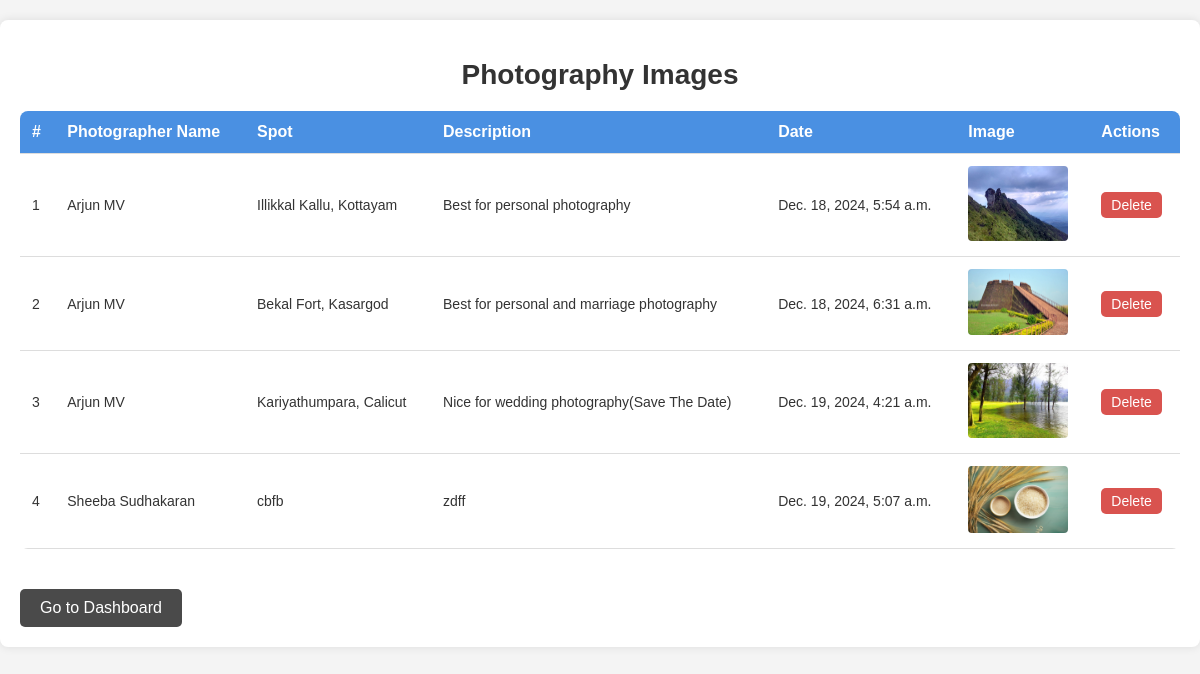
Screenshot of /admin-images/ with the database file from the repository.
### pixconnectapp/models.py (models this page shows, shortened)
class PhotographyImages(models.Model):
    photographer = models.ForeignKey(PhotomanDetails, on_delete=models.CASCADE, related_name='working_images')
    image = models.ImageField(upload_to='working_images/')
    spot = models.CharField(max_length=100)
    description = models.TextField(blank=True, null=True)
    uploaded_at = models.DateTimeField(auto_now_add=True)

class PhotomanDetails(models.Model):
    user = models.OneToOneField(settings.AUTH_USER_MODEL, on_delete=models.CASCADE)
    first_name = models.CharField(max_length=50)
    last_name = models.CharField(max_length=50)
    email = models.EmailField()
    phone_number = models.CharField(max_length=15)
    aadhar_image = models.ImageField(upload_to='aadhar_images/')
    place = models.CharField(max_length=100)
    status = models.CharField(max_length=20, default='pending')

### pixconnectapp/views.py (the view)
# urls.py: path('admin-images/', views.admin_images_list, name='admin_images_list'),
def admin_images_list(request):
    images = PhotographyImages.objects.all().select_related('photographer')
    return render(request, 'admin_images_list.html', {'images': images})

### templates/admin_images_list.html (shortened to what this page needs)
<!DOCTYPE html>
<html lang="en">
<head>
    <link rel="stylesheet" href="https://cdnjs.cloudflare.com/ajax/libs/font-awesome/5.15.4/css/all.min.css">
</head>
<body>
    <main>
        <div class="container">
            <h1>Photography Images</h1>
            <table>
                <thead>
                    <tr>
                        <th>#</th>
                        <th>Photographer Name</th>
                        <th>Spot</th>
                        <th>Description</th>
                        <th>Date</th>
                        <th>Image</th>
                        <th>Actions</th>
                    </tr>
                </thead>
                <tbody>
                    {% for image in images %}
                    <tr>
                        <td>{{ forloop.counter }}</td>
                        <td>{{ image.photographer.first_name }} {{ image.photographer.last_name }}</td>
                        <td>{{ image.spot }}</td>
                        <td>{{ image.description }}</td>
                        <td>{{ image.uploaded_at }}</td>
                        <td><img src="{{ image.image.url }}" alt="Image"></td>
                        <td>
                            <form method="POST" action="{% url 'admin_delete_image' image.id %}">
                                <button type="submit" class="delete-btn">Delete</button>
                            </form>
                        </td>
                    </tr>
                    {% empty %}
                    <tr class="empty-row">
                        <td colspan="6">No images found.</td>
                    </tr>
                    {% endfor %}
                </tbody>
            </table>
            <a href="{% url 'admin_dashboard' %}" class="dashboard-btn">Go to Dashboard</a>
        </div>
    </main>
</body>
</html>

### templates/admin_images_list.html (style rules this page uses)
body { font-family: 'Arial', sans-serif; margin: 0; padding: 0; background-color: #f4f4f4; }
.container { max-width: 1200px; margin: 20px auto; padding: 20px; background-color: #fff; box-shadow: 0 0 10px rgba(0, 0, 0, 0.1); border-radius: 8px; }
h1 { text-align: center; margin-bottom: 20px; font-size: 28px; color: #333; }
table { width: 100%; border-collapse: collapse; margin: 20px 0; background-color: #fff; border-radius: 8px; overflow: hidden; }
table th, table td { padding: 12px; text-align: left; border-bottom: 1px solid #ddd; }
table th { background-color: #4A90E2; color: white; font-size: 16px; }
table td { font-size: 14px; color: #333; }
table img { width: 100px; border-radius: 4px; }
.dashboard-btn { background-color: #4A4A4A; color: white; padding: 10px 20px; border-radius: 5px; text-decoration: none; display: inline-block; margin-top: 20px; font-size: 16px; }
.delete-btn { background-color: #d9534f; color: white; border: none; padding: 5px 10px; border-radius: 5px; cursor: pointer; font-size: 14px; }

### rows the page displays
PhotographyImages: photographer.first_name "Arjun", photographer.last_name "MV", spot "Illikkal Kallu, Kottayam", description "Best for personal photography", uploaded_at "Dec. 18, 2024, 5:54 a.m.", image (picture)
PhotographyImages: photographer.first_name "Arjun", photographer.last_name "MV", spot "Bekal Fort, Kasargod", description "Best for personal and marriage photography", uploaded_at "Dec. 18, 2024, 6:31 a.m.", image (picture)
PhotographyImages: photographer.first_name "Arjun", photographer.last_name "MV", spot "Kariyathumpara, Calicut", description "Nice for wedding photography(Save The Date)", uploaded_at "Dec. 19, 2024, 4:21 a.m.", image (picture)
PhotographyImages: photographer.first_name "Sheeba", photographer.last_name "Sudhakaran", spot "cbfb", description "zdff", uploaded_at "Dec. 19, 2024, 5:07 a.m.", image (picture)
